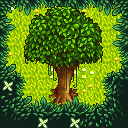

The image is a tile-based game level rendered from a .tmx file. Its description and complete source (layers, tilesets, objects, tile grids) follow:
An orthogonal 8x8 tile map with 16x16 px tiles, 5 tile layers (Back, Buildings, Paths, Front, ...).

<map version="1.5" tiledversion="1.7.2" orientation="orthogonal" renderorder="right-down" width="8" height="8" tilewidth="16" tileheight="16" infinite="0" nextlayerid="11" nextobjectid="1">
 <properties>
  <property name="Outdoor" value="T" />
  <property name="SeasonOverride" value="summer" />
 </properties>
 <tileset firstgid="1" name="summer_outdoorsTileSheet" tilewidth="16" tileheight="16" tilecount="1975" columns="25">
  <image source="summer_outdoorsTileSheet.png" width="400" height="1264" />
  <tile id="150">
   <properties>
    <property name="Type" value="Grass" />
   </properties>
  </tile>
  <tile id="151">
   <properties>
    <property name="Type" value="Grass" />
   </properties>
   <animation>
    <frame tileid="151" duration="1000" />
    <frame tileid="152" duration="1000" />
   </animation>
  </tile>
  <tile id="152">
   <properties>
    <property name="Type" value="Grass" />
   </properties>
  </tile>
  <tile id="154">
   <properties>
    <property name="Type" value="Grass" />
   </properties>
  </tile>
  <tile id="155">
   <properties>
    <property name="Type" value="Grass" />
   </properties>
  </tile>
  <tile id="156">
   <properties>
    <property name="Type" value="Grass" />
   </properties>
  </tile>
  <tile id="157">
   <properties>
    <property name="Type" value="Grass" />
   </properties>
  </tile>
  <tile id="175">
   <properties>
    <property name="Type" value="Grass" />
   </properties>
  </tile>
  <tile id="177">
   <properties>
    <property name="Type" value="Grass" />
   </properties>
  </tile>
  <tile id="179">
   <properties>
    <property name="Type" value="Grass" />
   </properties>
  </tile>
  <tile id="180">
   <properties>
    <property name="Type" value="Grass" />
   </properties>
  </tile>
  <tile id="181">
   <properties>
    <property name="Type" value="Grass" />
   </properties>
  </tile>
  <tile id="182">
   <properties>
    <property name="Type" value="Grass" />
   </properties>
  </tile>
  <tile id="200">
   <properties>
    <property name="Type" value="Grass" />
   </properties>
  </tile>
  <tile id="201">
   <properties>
    <property name="Type" value="Grass" />
   </properties>
  </tile>
  <tile id="202">
   <properties>
    <property name="Type" value="Grass" />
   </properties>
  </tile>
  <tile id="203">
   <properties>
    <property name="Type" value="Grass" />
   </properties>
  </tile>
  <tile id="204">
   <properties>
    <property name="Type" value="Grass" />
   </properties>
  </tile>
  <tile id="205">
   <properties>
    <property name="Type" value="Grass" />
   </properties>
  </tile>
  <tile id="225">
   <properties>
    <property name="Type" value="Grass" />
   </properties>
  </tile>
  <tile id="228">
   <properties>
    <property name="Type" value="Grass" />
   </properties>
  </tile>
  <tile id="229">
   <properties>
    <property name="Type" value="Grass" />
   </properties>
  </tile>
  <tile id="230">
   <properties>
    <property name="Type" value="Grass" />
   </properties>
  </tile>
  <tile id="250">
   <properties>
    <property name="Type" value="Grass" />
   </properties>
  </tile>
  <tile id="251">
   <properties>
    <property name="Type" value="Grass" />
   </properties>
  </tile>
  <tile id="252">
   <properties>
    <property name="Type" value="Grass" />
   </properties>
  </tile>
  <tile id="253">
   <properties>
    <property name="Type" value="Grass" />
   </properties>
  </tile>
  <tile id="254">
   <properties>
    <property name="Type" value="Grass" />
   </properties>
  </tile>
  <tile id="255">
   <properties>
    <property name="Type" value="Grass" />
   </properties>
  </tile>
  <tile id="256">
   <properties>
    <property name="Type" value="Grass" />
   </properties>
  </tile>
  <tile id="275">
   <properties>
    <property name="Type" value="Grass" />
   </properties>
  </tile>
  <tile id="276">
   <properties>
    <property name="Type" value="Grass" />
   </properties>
  </tile>
  <tile id="277">
   <properties>
    <property name="Type" value="Grass" />
   </properties>
  </tile>
  <tile id="278">
   <properties>
    <property name="Type" value="Grass" />
   </properties>
  </tile>
  <tile id="279">
   <properties>
    <property name="Type" value="Grass" />
   </properties>
  </tile>
  <tile id="280">
   <properties>
    <property name="Type" value="Grass" />
   </properties>
  </tile>
  <tile id="281">
   <properties>
    <property name="Type" value="Grass" />
   </properties>
  </tile>
  <tile id="300">
   <properties>
    <property name="Type" value="Grass" />
   </properties>
  </tile>
  <tile id="301">
   <properties>
    <property name="Type" value="Grass" />
   </properties>
  </tile>
  <tile id="302">
   <properties>
    <property name="Type" value="Grass" />
   </properties>
  </tile>
  <tile id="303">
   <properties>
    <property name="Type" value="Grass" />
   </properties>
  </tile>
  <tile id="304">
   <properties>
    <property name="Type" value="Grass" />
   </properties>
  </tile>
  <tile id="305">
   <properties>
    <property name="Type" value="Grass" />
   </properties>
  </tile>
  <tile id="306">
   <properties>
    <property name="Type" value="Grass" />
   </properties>
  </tile>
  <tile id="325">
   <properties>
    <property name="Type" value="Grass" />
   </properties>
  </tile>
  <tile id="326">
   <properties>
    <property name="Type" value="Grass" />
   </properties>
  </tile>
  <tile id="327">
   <properties>
    <property name="Type" value="Grass" />
   </properties>
  </tile>
  <tile id="328">
   <properties>
    <property name="Type" value="Grass" />
   </properties>
  </tile>
  <tile id="329">
   <properties>
    <property name="Type" value="Grass" />
   </properties>
  </tile>
  <tile id="330">
   <properties>
    <property name="Type" value="Grass" />
   </properties>
  </tile>
  <tile id="331">
   <properties>
    <property name="Type" value="Grass" />
   </properties>
  </tile>
  <tile id="332">
   <properties>
    <property name="Type" value="Grass" />
   </properties>
  </tile>
  <tile id="350">
   <properties>
    <property name="Type" value="Grass" />
   </properties>
  </tile>
  <tile id="351">
   <properties>
    <property name="Type" value="Grass" />
   </properties>
  </tile>
  <tile id="352">
   <properties>
    <property name="Type" value="Grass" />
   </properties>
  </tile>
  <tile id="353">
   <properties>
    <property name="Type" value="Grass" />
   </properties>
  </tile>
  <tile id="354">
   <properties>
    <property name="Type" value="Grass" />
   </properties>
  </tile>
  <tile id="355">
   <properties>
    <property name="Type" value="Grass" />
   </properties>
  </tile>
  <tile id="356">
   <properties>
    <property name="Type" value="Grass" />
   </properties>
  </tile>
  <tile id="357">
   <properties>
    <property name="Type" value="Grass" />
   </properties>
  </tile>
  <tile id="375">
   <properties>
    <property name="Type" value="Grass" />
   </properties>
  </tile>
  <tile id="376">
   <properties>
    <property name="Type" value="Grass" />
   </properties>
  </tile>
  <tile id="377">
   <properties>
    <property name="Type" value="Grass" />
   </properties>
  </tile>
  <tile id="378">
   <properties>
    <property name="Type" value="Grass" />
   </properties>
  </tile>
  <tile id="379">
   <properties>
    <property name="Type" value="Grass" />
   </properties>
  </tile>
  <tile id="380">
   <properties>
    <property name="Type" value="Grass" />
   </properties>
  </tile>
  <tile id="381">
   <properties>
    <property name="Type" value="Grass" />
   </properties>
  </tile>
  <tile id="382">
   <properties>
    <property name="Type" value="Grass" />
   </properties>
  </tile>
  <tile id="400">
   <properties>
    <property name="Type" value="Grass" />
   </properties>
  </tile>
  <tile id="401">
   <properties>
    <property name="Type" value="Grass" />
   </properties>
  </tile>
  <tile id="402">
   <properties>
    <property name="Type" value="Grass" />
   </properties>
  </tile>
  <tile id="403">
   <properties>
    <property name="Type" value="Grass" />
   </properties>
  </tile>
  <tile id="404">
   <properties>
    <property name="Type" value="Grass" />
   </properties>
  </tile>
  <tile id="405">
   <properties>
    <property name="Type" value="Grass" />
   </properties>
  </tile>
  <tile id="406">
   <properties>
    <property name="Type" value="Grass" />
   </properties>
  </tile>
  <tile id="407">
   <properties>
    <property name="Type" value="Grass" />
   </properties>
  </tile>
  <tile id="420">
   <properties>
    <property name="Type" value="Grass" />
   </properties>
   <animation>
    <frame tileid="420" duration="1000" />
    <frame tileid="421" duration="1000" />
    <frame tileid="422" duration="1000" />
    <frame tileid="423" duration="1000" />
   </animation>
  </tile>
  <tile id="421">
   <properties>
    <property name="Type" value="Grass" />
   </properties>
  </tile>
  <tile id="422">
   <properties>
    <property name="Type" value="Grass" />
   </properties>
  </tile>
  <tile id="423">
   <properties>
    <property name="Type" value="Grass" />
   </properties>
  </tile>
  <tile id="449">
   <properties>
    <property name="Type" value="Grass" />
   </properties>
  </tile>
  <tile id="474">
   <properties>
    <property name="Type" value="Grass" />
   </properties>
  </tile>
  <tile id="499">
   <properties>
    <property name="Type" value="Grass" />
   </properties>
  </tile>
  <tile id="567">
   <properties>
    <property name="Type" value="Grass" />
   </properties>
  </tile>
  <tile id="568">
   <properties>
    <property name="Type" value="Grass" />
   </properties>
  </tile>
  <tile id="569">
   <properties>
    <property name="Type" value="Grass" />
   </properties>
  </tile>
  <tile id="570">
   <properties>
    <property name="Type" value="Grass" />
   </properties>
  </tile>
  <tile id="593">
   <properties>
    <property name="Type" value="Grass" />
   </properties>
  </tile>
  <tile id="594">
   <properties>
    <property name="Type" value="Grass" />
   </properties>
  </tile>
  <tile id="595">
   <properties>
    <property name="Type" value="Grass" />
   </properties>
  </tile>
  <tile id="619">
   <properties>
    <property name="Type" value="Grass" />
   </properties>
  </tile>
  <tile id="631">
   <properties>
    <property name="Type" value="Grass" />
   </properties>
  </tile>
  <tile id="633">
   <properties>
    <property name="Type" value="Grass" />
   </properties>
  </tile>
  <tile id="634">
   <properties>
    <property name="Type" value="Grass" />
   </properties>
  </tile>
  <tile id="635">
   <properties>
    <property name="Type" value="Grass" />
   </properties>
  </tile>
  <tile id="636">
   <properties>
    <property name="Type" value="Grass" />
   </properties>
  </tile>
  <tile id="654">
   <properties>
    <property name="Type" value="Grass" />
   </properties>
  </tile>
  <tile id="655">
   <properties>
    <property name="Type" value="Grass" />
   </properties>
  </tile>
  <tile id="657">
   <properties>
    <property name="Type" value="Grass" />
   </properties>
  </tile>
  <tile id="658">
   <properties>
    <property name="Type" value="Grass" />
   </properties>
  </tile>
  <tile id="659">
   <properties>
    <property name="Type" value="Grass" />
   </properties>
  </tile>
  <tile id="679">
   <properties>
    <property name="Type" value="Grass" />
   </properties>
  </tile>
  <tile id="682">
   <properties>
    <property name="Type" value="Grass" />
   </properties>
  </tile>
  <tile id="683">
   <properties>
    <property name="Type" value="Grass" />
   </properties>
  </tile>
  <tile id="684">
   <properties>
    <property name="Type" value="Grass" />
   </properties>
  </tile>
  <tile id="704">
   <properties>
    <property name="Type" value="Grass" />
   </properties>
  </tile>
  <tile id="705">
   <properties>
    <property name="Type" value="Grass" />
   </properties>
  </tile>
  <tile id="707">
   <properties>
    <property name="Type" value="Grass" />
   </properties>
  </tile>
 </tileset>
 <layer id="1" name="Back" width="8" height="8">
  <data encoding="csv">
152,176,421,176,421,421,176,152,
176,176,176,176,176,176,176,176,
176,176,176,421,176,421,176,176,
421,176,421,176,176,176,176,421,
176,176,176,152,152,152,176,176,
421,176,176,176,176,421,176,421,
176,176,152,176,176,176,176,176,
152,176,176,421,176,176,421,152
</data>
 </layer>
 <objectgroup id="2" name="Back" />
 <layer id="3" name="Buildings" width="8" height="8">
  <data encoding="csv">
107,107,107,107,107,107,107,107,
107,0,0,0,0,0,0,107,
107,0,0,0,0,0,0,107,
107,0,0,0,0,0,0,107,
107,0,0,0,0,0,0,107,
107,0,0,144,145,0,0,107,
107,0,0,169,170,0,0,107,
107,107,107,107,107,107,107,107
</data>
 </layer>
 <objectgroup id="4" name="Buildings" />
 <layer id="5" name="Paths" width="8" height="8">
  <data encoding="csv">
0,0,0,0,0,0,0,0,
0,0,0,0,0,0,0,0,
0,0,0,0,0,0,0,0,
0,0,0,0,0,0,0,0,
0,0,0,0,0,0,0,0,
0,0,0,0,0,0,0,0,
0,0,0,0,0,0,0,0,
0,0,0,0,0,0,0,0
</data>
 </layer>
 <objectgroup id="6" name="Paths" />
 <layer id="7" name="Front" width="8" height="8">
  <data encoding="csv">
0,0,969,968,968,969,0,0,
0,0,0,0,0,0,0,0,
0,0,0,0,0,0,0,0,
0,0,0,0,0,0,0,0,
0,0,0,0,0,0,0,0,
0,0,0,0,0,0,0,0,
0,0,0,0,0,0,0,0,
0,0,0,0,0,0,0,0
</data>
 </layer>
 <objectgroup id="8" name="Front" />
 <layer id="9" name="AlwaysFront" width="8" height="8">
  <data encoding="csv">
967,968,18,19,20,21,968,970,
992,42,43,44,45,46,47,995,
1017,67,68,69,70,71,72,995,
1017,92,93,94,95,96,97,1020,
1042,1018,0,119,120,0,1019,1045,
1016,1017,0,0,0,0,1020,1021,
1041,1042,1043,1044,1043,1044,1045,1046,
1066,1067,1068,1067,1068,1069,1070,1071
</data>
 </layer>
 <objectgroup id="10" name="AlwaysFront">
  <properties>
   <property name="Outdoors" value="T" />
   <property name="SeasonOverride" value="summer" />
  </properties>
 </objectgroup>
</map>
